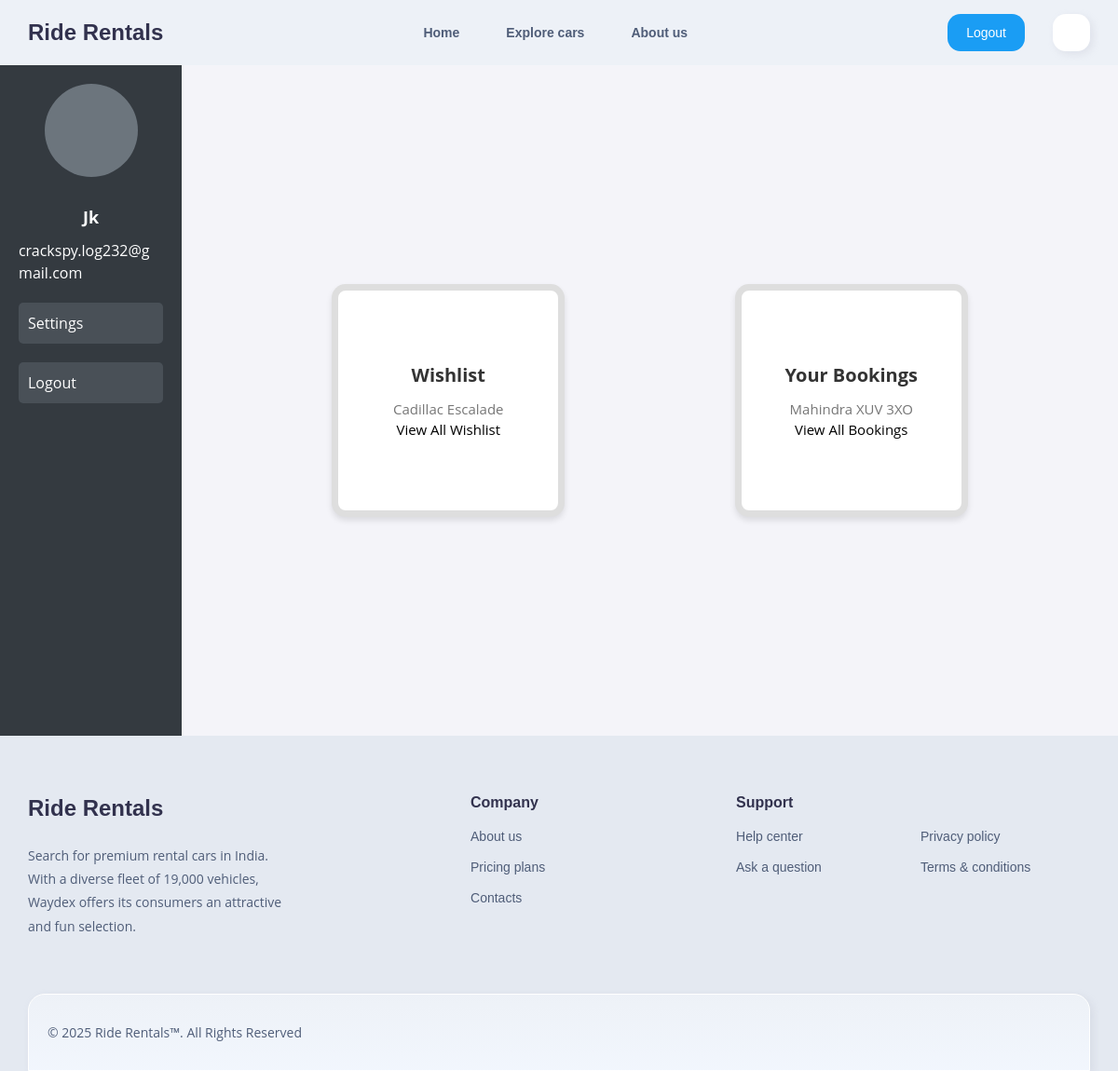
Before: /profile/ (signed in) with the older database file.
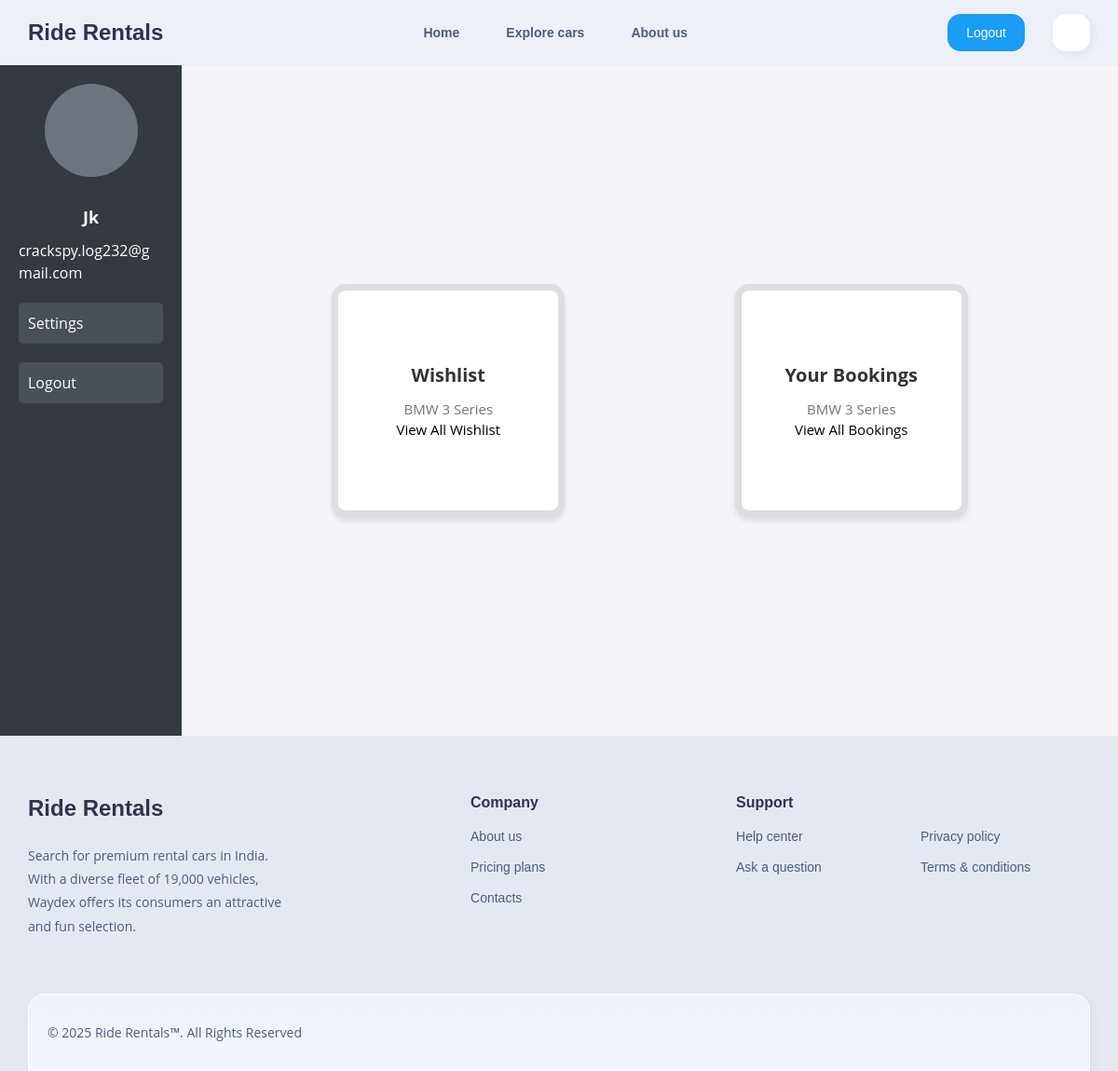
After: the same page with the newer database file.
### mainapp/models.py (models this page shows, shortened)
class Wishlist(models.Model):
    user = models.ForeignKey(User, on_delete=models.CASCADE)  # ForeignKey to User
    car = models.ForeignKey(Car_info, on_delete=models.CASCADE)  # ForeignKey to Car_info
    added_on = models.DateTimeField(auto_now_add=True)  # Timestamp when added to wishlist
    class Meta:
        unique_together = ('user', 'car')  # Ensures a user cannot add the same car twice

class Car_info(models.Model):
    def image_upload_path(instance, filename):
        ext = os.path.splitext(filename)[-1]
        new_filename = f"{instance.slug}{ext}"
        return os.path.join("car_pics", new_filename)
    img = models.ImageField(upload_to=image_upload_path)  # Use the callable here
    name = models.CharField(max_length=50)
    year = models.IntegerField(default=2024)
    capacity = models.IntegerField(null=False)
    mileage = models.FloatField(null=False)
    engine = models.CharField(max_length=20)
    gear = models.CharField(max_length=20)
    available = models.BooleanField(default=True)
    rent = models.FloatField(default=0.0)
    slug = models.SlugField(max_length=100, unique=True, blank=True)  # Unique slug

class Booking(models.Model):
    cus_name = models.CharField(max_length=50)
    cus_ph = models.CharField(max_length=12)
    cus_email = models.CharField(max_length=30)
    car = models.ForeignKey(Car_info, on_delete=models.CASCADE)
    cus_username = models.ForeignKey(User, on_delete=models.CASCADE)
    class Status(models.TextChoices):
        BOOKED = 'booked', 'Booked'
        RENTED = 'rented', 'Rented'
        COMPLETED = 'completed', 'Completed'
    class Payment_Status(models.TextChoices):
        PAID = 'paid', 'Paid'
        PENDING = 'pending', 'Pending'
    status = models.CharField(
        max_length=10,
        choices=Status.choices,
        default=Status.BOOKED,  # Default value is 'Booked'
    )
    pickup_date = models.DateField()
    return_date = models.DateField()
    booked_on = models.DateField(auto_now=True)
    notes = models.TextField(null=True, blank=True)
    rent = models.DecimalField(max_digits=10, decimal_places=2) # Car price
    total_rent = models.DecimalField(max_digits=10, decimal_places=2) # Computed total rent
    payment_status = models.CharField(
        max_length=10,
        choices=Payment_Status.choices,
        default=Payment_Status.PENDING,  # Default value is 'Booked'
    )

### mainapp/views.py (the view)
# urls.py: path('profile/', views.profile_dashboard, name='profile'),
@login_required
def profile_dashboard(request):
    user = request.user
    bookings = Booking.objects.filter(cus_username=user).order_by('-id') # Fetch bookings associated with the user
    wishlist_items = Wishlist.objects.filter(user=user).order_by('-id')  # Fetch wishlist items
    return render(request, 'mainapp/profile.html', {
        'user': user,
        'all_bookings': bookings,
        'booking_item': bookings.first(),
        'wishlist_item': wishlist_items.first(),
        'all_wishlist_items': wishlist_items,
    })

### templates/mainapp/profile.html (shortened to what this page needs)
{% extends 'mainapp/base.html' %}
{% load static %}
{% block head %}
<link rel="stylesheet" href="{% static 'mainapp/css/profile.css' %}">
{% endblock %}
{% block content %}
<div class="dashboard-container">
    <div class="sidebar" id="sidebar">
        <div class="profile-icon">
        </div>
        <h5 class="usrname m-b-10 fz-18">{{ user.username|title }}</h5>
        <p class="email m-b-10">{{ user.email }}</p>
        <button>Settings</button>
        <button>Logout</button>
    </div>
    <div class="content">
        <div class="card">
            <h5>Wishlist</h5>
            {% if wishlist_item %}
            <p>{{ wishlist_item.car.name }}</p>
            <button onclick="openWishlistPopup()">View All Wishlist</button>
            {% else %}
            <p>Your wishlist is empty.</p>
            {% endif %}
        </div>
        <div class="card">
            <h5>Your Bookings</h5>
            {% if booking_item %}
            <p>{{ booking_item.car.name }}</p>
            <button onclick="openBookingPopup()">View All Bookings</button>
            {% else %}
            <p>You have no bookings yet.</p>
            {% endif %}
        </div>
    </div>
</div>
{% endblock %}

### templates/mainapp/base.html (shortened to what this page needs)
{% load static %}
<!DOCTYPE html>
<html lang="en">
<head>
    <link rel="stylesheet" href="{% static 'mainapp/css/base-style.css' %}">
    <link rel="stylesheet" href="{% static 'mainapp/css/fonts.css' %}">
    {% block head %} {% endblock %}
</head>
<body>
    <header class="header" data-header>
        <div class="header-container">
            <a href="#" class="logo">
                <span>Ride Rentals</span>
            </a>
            <nav class="navbar" data-navbar>
                <ul class="navbar-list">
                    <li>
                        <a href="{% url 'home' %}" class="navbar-link" data-nav-link>Home</a>
                    </li>
                    {% if user.is_authenticated %}
                    <li>
                        <a href="{% url 'explore_cars' %}" class="navbar-link" data-nav-link>Explore cars</a>
                    </li>
                    <li>
                        <a href="#about-us" class="navbar-link" data-nav-link>About us</a>
                    </li>
                    {% endif %}
                </ul>
            </nav>
            <div class="header-actions">
                {% if user.is_authenticated %}
                <a href="{% url 'logout' %}" class="head-btn" aria-labelledby="aria-label-txt">
                    <span id="aria-label-txt">Logout</span>
                </a>
                <a href="{% url 'profile' %}" class="head-btn user-btn" aria-label="Profile">
                </a>
                {% else %}
                <a href="{% url 'auth' %}" class="head-btn" aria-labelledby="aria-label-txt">
                    <ion-icon name="lock-closed-outline"></ion-icon>
                    <span id="aria-label-txt">Login</span>
                </a>
                {% endif %}
            </div>
        </div>
    </header>
    {% block content %} {% endblock %}
    <section class="footer" id="about-us">
        <footer class="footer">
            <div class="footer-container">
                <div class="footer-top">
                    <div class="footer-brand">
                        <a href="#" class="logo">
                            <span>Ride Rentals</span>
                        </a>
                        <p class="footer-text">
                            Search for premium rental cars in India. With a diverse fleet of 19,000 vehicles, Waydex
                            offers its
                            consumers an
                            attractive and fun selection.
                        </p>
                    </div>
                    <ul class="footer-list">
                        <li>
                            <p class="footer-list-title">Company</p>
                        </li>
                        <li>
                            <a href="#" class="footer-link">About us</a>
                        </li>
                        <li>
                            <a href="#" class="footer-link">Pricing plans</a>
                        </li>
                        <li>
                            <a href="#" class="footer-link">Contacts</a>
                        </li>
                    </ul>
                    <ul class="footer-list">
                        <li>
                            <p class="footer-list-title">Support</p>
                        </li>
                        <li>
                            <a href="#" class="footer-link">Help center</a>
                        </li>
                        <li>
                            <a href="#" class="footer-link">Ask a question</a>
                        </li>
                        <li>
                            <a href="#" class="footer-link">Privacy policy</a>
                        </li>
                        <li>
                            <a href="#" class="footer-link">Terms & conditions</a>
                        </li>
                    </ul>
                </div>
                <div class="footer-bottom">
                    <p class="copyright">
                        &copy; 2025 Ride Rentals™. All Rights Reserved
                    </p>
                </div>
            </div>
        </footer>
</body>
</html>

### static/mainapp/css/profile.css (style rules this page uses)
.dashboard-container { width: 100%; height: 90dvh; background-color: #f4f4f9; display: flex; justify-content: flex-start; align-items: stretch; margin-top: 70px; overflow: hidden; }
.sidebar { width: 210px; height: 100%; background-color: #343a40; color: white; padding: 20px; display: flex; flex-direction: column; align-items: center; position: fixed; top: 0; left: -210px; transition: left 0.3s ease-in-out; z-index: 1000; }
.sidebar .profile-icon { width: 100px; height: 100px; border-radius: 50%; background-color: #6c757d; display: flex; align-items: center; justify-content: center; color: white; font-size: 24px; margin-bottom: 30px; cursor: pointer; }
.sidebar button { width: 100%; margin: 10px 0; background-color: #495057; border: none; color: white; padding: 10px; text-align: left; border-radius: 5px; cursor: pointer; font-size: 16px; }
.content { padding: 30px; display: flex; flex-wrap: wrap; justify-content: space-around; align-items: center; width: 100%; }
.card { background-color: white; padding: 20px; border-radius: 15px; border: solid #80808042 7px; box-shadow: 0 4px 6px rgba(0, 0, 0, 0.1); text-align: center; margin: 10px; display: flex; flex-direction: column; justify-content: center; align-items: center; }
.card h5 { margin-bottom: 10px; color: #333; font-size: 16px; }
.card p { color: #777; font-size: 15px; }
.card button { font-size: 15px; }
.usrname { font-size: 18px; }
.usrname, .email { word-wrap: break-word; overflow-wrap: break-word; word-break: break-word; margin-bottom: 10px; }
@media (min-width: 350px) { .card { width: 200px; height: 190px; } }
@media (min-width: 650px) { .card { width: 250px; height: 250px; padding: 20px; margin: 10px; display: flex; flex-direction: column; justify-content: center; align-items: center; } }
@media (min-width: 990px) { .sidebar { position: relative; z-index: 0; left: 0; width: 230px; } }
@media (min-width: 990px) { .content { padding: 70px; } }
@media (min-width: 990px) { .card h5 { font-size: 20px; } }

Changed rows visible on the page:
no longer on this page (row unchanged): Wishlist: car.name "Cadillac Escalade"
no longer on this page (row unchanged): Booking: car.name "Mahindra XUV 3XO"
added Wishlist: car.name "BMW 3 Series"
added Booking: car.name "BMW 3 Series"
